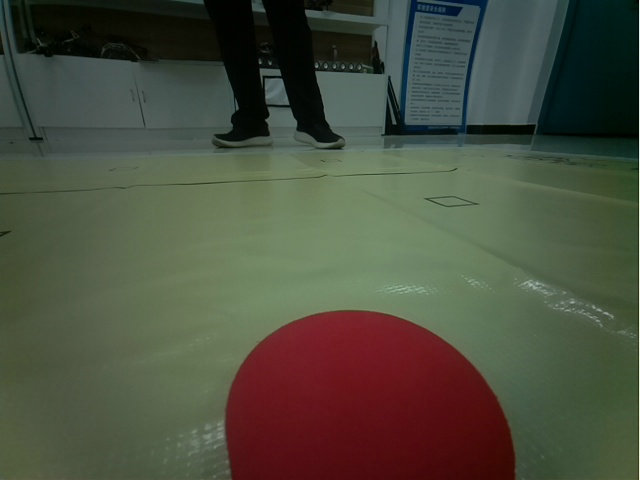
#> input picture assets/25.8.13/DOG2/roundtest1.jpg, 640 x 480 px, given in place of the camera
$ python hsv.py
#> lines starting #> are read from the running program, lines starting #| are printed output that depends on the picture; after the words box and inside, x2 and y2 are one past the last pixel; in counts of white or black regions, pixels touching at a corner belong together
import cv2
import numpy as np

def nothing(x):
    pass

# 创建窗口
cv2.namedWindow('Trackbars')


# 创建6个滑动条来调整HSV的上下限
cv2.createTrackbar('H Min', 'Trackbars', 0, 179, nothing)
#> slider 'H Min' is set to 35
cv2.createTrackbar('S Min', 'Trackbars', 0, 255, nothing)
#> slider 'S Min' is set to 51
cv2.createTrackbar('V Min', 'Trackbars', 0, 255, nothing)
#> slider 'V Min' is set to 51
cv2.createTrackbar('H Max', 'Trackbars', 179, 179, nothing)
cv2.createTrackbar('S Max', 'Trackbars', 255, 255, nothing)
cv2.createTrackbar('V Max', 'Trackbars', 255, 255, nothing)

cap = cv2.VideoCapture(0)

while True:
    ret, frame = cap.read()
#> frame is the input picture: shape (480, 640, 3); mean B, G, R 62.9, 78.4, 75
    if not ret:
        print("Failed to capture image")
        break

    # 从滑动条中获取HSV上下限
    h_min = cv2.getTrackbarPos('H Min', 'Trackbars')
    s_min = cv2.getTrackbarPos('S Min', 'Trackbars')
    v_min = cv2.getTrackbarPos('V Min', 'Trackbars')
    h_max = cv2.getTrackbarPos('H Max', 'Trackbars')
    s_max = cv2.getTrackbarPos('S Max', 'Trackbars')
    v_max = cv2.getTrackbarPos('V Max', 'Trackbars')

    # 定义HSV的上下限
    lower_hsv = np.array([h_min, s_min, v_min])
    upper_hsv = np.array([h_max, s_max, v_max])

    # 转换图像到HSV颜色空间
    hsv = cv2.cvtColor(frame, cv2.COLOR_BGR2HSV)
#> hsv: shape (480, 640, 3); mean H, S, V 68.7, 99.7, 88.3

    # 创建掩码
    mask = cv2.inRange(hsv, lower_hsv, upper_hsv)
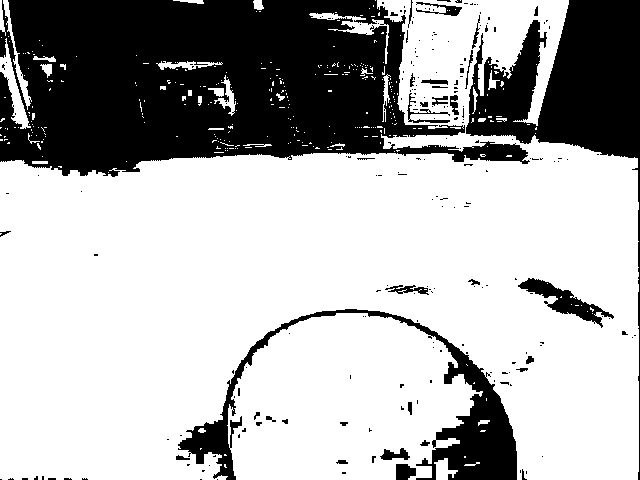
#> mask: shape (480, 640); 69.4% white; 219 black regions (184 under 20 px), largest, box (x1, y1, x2, y2) and area: (0, 0, 530, 177) 61529, (466, 0, 640, 480) 18749, (178, 309, 517, 480) 9506
    result = cv2.bitwise_and(frame, frame, mask=mask)
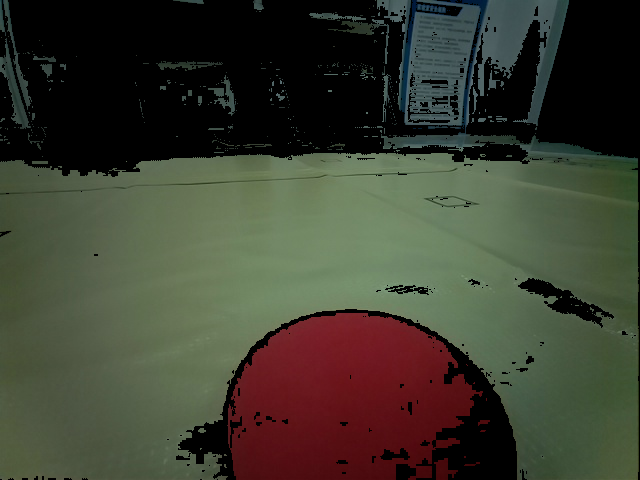
#> result: shape (480, 640, 3); mean B, G, R 48.6, 62.2, 60.8

    # 显示结果
    cv2.imshow('Filtered Image', result)
    cv2.imshow('Original Image', frame)

    if cv2.waitKey(1) == ord('q'):
#> (key q is pressed here)
        break

cap.release()
cv2.destroyAllWindows()

$ run again, on assets/25.8.13/DOG2/test1.jpg
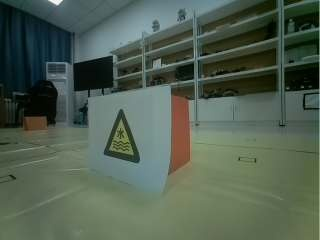
#> input picture assets/25.8.13/DOG2/test1.jpg, 320 x 240 px, given in place of the camera
#> frame is the input picture: shape (240, 320, 3); mean B, G, R 80.9, 95.5, 80.9
#> hsv: shape (240, 320, 3); mean H, S, V 62.1, 78.6, 97.2
#> `mask = cv2.inRange(hsv, lower_hsv, upper_hsv)`:
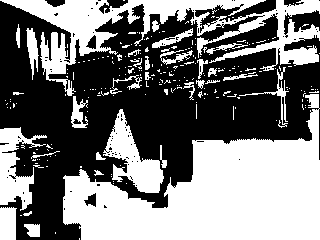
#> mask: shape (240, 320); 47.2% white; 236 white regions (204 under 20 px), largest, box (x1, y1, x2, y2) and area: (63, 94, 320, 240) 19475, (0, 0, 320, 96) 8874, (103, 109, 164, 193) 2116
#> `result = cv2.bitwise_and(frame, frame, mask=mask)`:
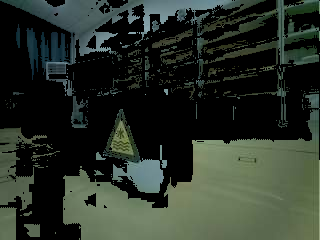
#> result: shape (240, 320, 3); mean B, G, R 40.6, 49.8, 41.7

$ run again, on assets/25.8.13/DOG2/test2.jpg
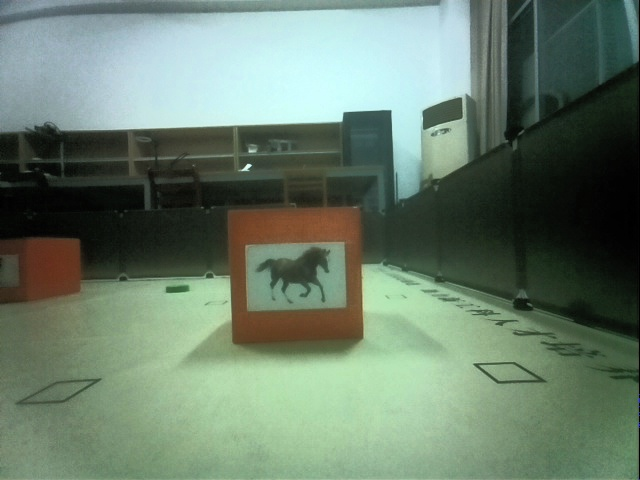
#> input picture assets/25.8.13/DOG2/test2.jpg, 640 x 480 px, given in place of the camera
#> frame is the input picture: shape (480, 640, 3); mean B, G, R 108.3, 125.8, 105.7
#> hsv: shape (480, 640, 3); mean H, S, V 61, 63.6, 128.3
#> `mask = cv2.inRange(hsv, lower_hsv, upper_hsv)`:
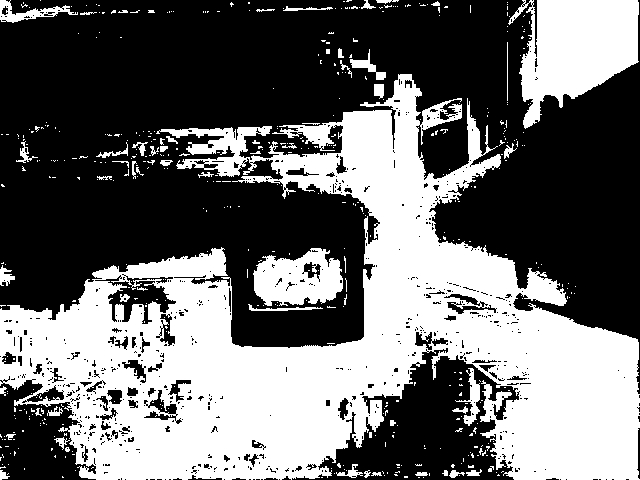
#> mask: shape (480, 640); 42.1% white; 488 white regions (434 under 20 px), largest, box (x1, y1, x2, y2) and area: (0, 74, 640, 480) 109972, (508, 0, 639, 129) 10143, (253, 248, 343, 306) 3604
#> `result = cv2.bitwise_and(frame, frame, mask=mask)`:
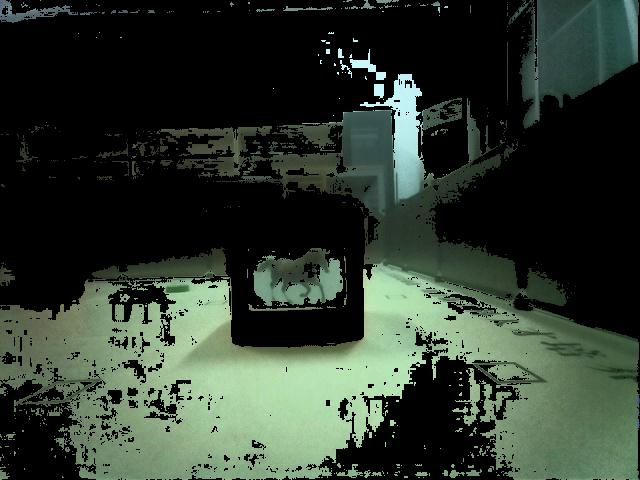
#> result: shape (480, 640, 3); mean B, G, R 46.2, 57.8, 46.3
